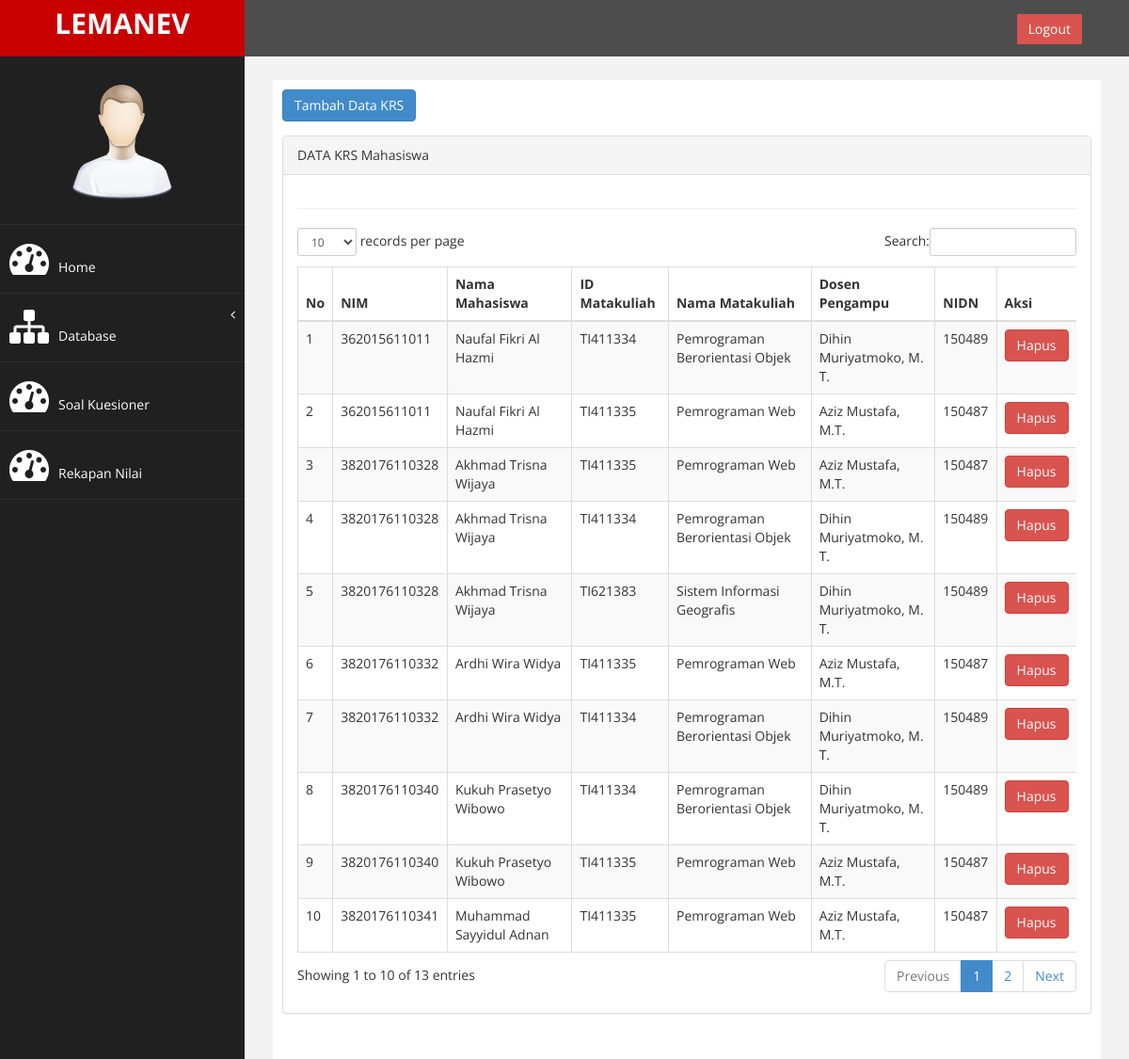
/index.php?page=krs (signed in), run on the app's committed database.
### tables this page shows
CREATE TABLE `tb_matakuliah` (
  `id_mk` varchar(13) NOT NULL,
  `nama_mk` varchar(255) NOT NULL,
  `nidn` varchar(13) NOT NULL,
  `id_tahun` int(11) DEFAULT NULL
);

CREATE TABLE `tb_transaksi_krs` (
  `id_trans` int(11) NOT NULL,
  `nim` varchar(13) NOT NULL,
  `id_mk` varchar(13) NOT NULL
);

CREATE TABLE `tb_mahasiswa` (
  `nim` varchar(13) NOT NULL,
  `nama` varchar(255) NOT NULL,
  `tahun_masuk` varchar(4) NOT NULL,
  `status` enum('aktif','nonaktif') NOT NULL
);

CREATE TABLE `tb_dosen` (
  `nidn` varchar(13) NOT NULL,
  `nama` varchar(255) NOT NULL,
  `status` enum('aktif','nonaktif') NOT NULL
);

### page/krs/krs.php (the view, shortened to what this page needs)
<?php
if ($_SESSION['admin']) {
?>
<a href="?page=krs&aksi=tambah" class="btn btn-primary" style="margin-bottom:15px;">Tambah Data KRS</a>
<div class="row">
    <div class="col-md-12">
        <div class="panel panel-default">
            <div class="panel-heading">
                DATA KRS Mahasiswa
            </div>
            <div class="panel-body">
                <div class="table-responsive">
                    <table class="table table-striped table-bordered table-hover" id="dataTables-example">
                        <thead>
                            <tr>
                                <th>No</th>
                                <th>NIM</th>
                                <th>Nama Mahasiswa</th>
                                <th>ID Matakuliah</th>
                                <th>Nama Matakuliah</th>
                                <th>Dosen Pengampu</th>
                                <th>NIDN</th>
                                <th>Aksi</th>
                            </tr>
                        </thead>
                        <tbody>
                            <?php
                            $no = 1;
                            $sql = $conn->query(
                                "select
                                tb_transaksi_krs.id_trans,
                                tb_transaksi_krs.id_mk,
                                tb_matakuliah.nama_mk,
                                tb_matakuliah.nidn,
                                tb_dosen.nama as nama_dosen,
                                tb_transaksi_krs.nim,
                                tb_mahasiswa.nama as nama_mahasiswa
                                from
                                tb_matakuliah,
                                tb_dosen,
                                tb_mahasiswa,
                                tb_transaksi_krs
                                where
                                tb_dosen.nidn = tb_matakuliah.nidn and
                                tb_mahasiswa.nim = tb_transaksi_krs.nim and
                                tb_matakuliah.id_mk = tb_transaksi_krs.id_mk"
                            );
                            while ($data = $sql->fetch_assoc()) {
                                ?>
                            <tr>
                                <td>
                                    <?= $no++; ?>
                                </td>
                                <td>
                                    <?= $data['nim']; ?>
                                </td>
                                <td>
                                    <?= $data['nama_mahasiswa']; ?>
                                </td>
                                <td>
                                    <?= $data['id_mk']; ?>
                                </td>
                                <td>
                                    <?= $data['nama_mk']; ?>
                                </td>
                                <td>
                                    <?= $data['nama_dosen']; ?>
                                </td>
                                <td>
                                    <?= $data['nidn']; ?>
                                </td>
                                <td>
                                    <a
                                    onclick="return confirm ('Hapus data?')"
                                    href="?page=krs&aksi=hapus&id_trans=<?= $data['id_trans'] ?>" class="btn btn-danger">Hapus</a>
                                </td>
                            </tr>
                            <?php
                        }
                        ?>
                        </tbody>
                </div>
            </div>
        </div>
    </div>
</div>
<?php
} else {
    header("location:login.php");
}
?>

### assets/css/custom.css (style rules this page uses)
body { font-family: 'Open Sans', sans-serif; }

### data on the page
tb_matakuliah: tb_transaksi_krs.nim "362015611011", tb_mahasiswa.nama "Naufal Fikri Al Hazmi", tb_transaksi_krs.id_mk "TI411334", nama_mk "Pemrograman Berorientasi Objek", nidn.nama "Dihin Muriyatmoko, M. T.", nidn "150489", tb_transaksi_krs.nim "3820176110328", tb_mahasiswa.nama "Akhmad Trisna Wijaya", tb_transaksi_krs.nim "3820176110332", tb_mahasiswa.nama "Ardhi Wira Widya", tb_transaksi_krs.nim "3820176110340", tb_mahasiswa.nama "Kukuh Prasetyo Wibowo"
tb_matakuliah: tb_transaksi_krs.nim "362015611011", tb_mahasiswa.nama "Naufal Fikri Al Hazmi", tb_transaksi_krs.id_mk "TI411335", nama_mk "Pemrograman Web", nidn.nama "Aziz Mustafa, M.T.", nidn "150487", tb_transaksi_krs.nim "3820176110328", tb_mahasiswa.nama "Akhmad Trisna Wijaya", tb_transaksi_krs.nim "3820176110332", tb_mahasiswa.nama "Ardhi Wira Widya", tb_transaksi_krs.nim "3820176110340", tb_mahasiswa.nama "Kukuh Prasetyo Wibowo", tb_transaksi_krs.nim "3820176110341", tb_mahasiswa.nama "Muhammad Sayyidul Adnan"
tb_matakuliah: tb_transaksi_krs.nim "3820176110328", tb_mahasiswa.nama "Akhmad Trisna Wijaya", tb_transaksi_krs.id_mk "TI621383", nama_mk "Sistem Informasi Geografis", nidn.nama "Dihin Muriyatmoko, M. T.", nidn "150489"
